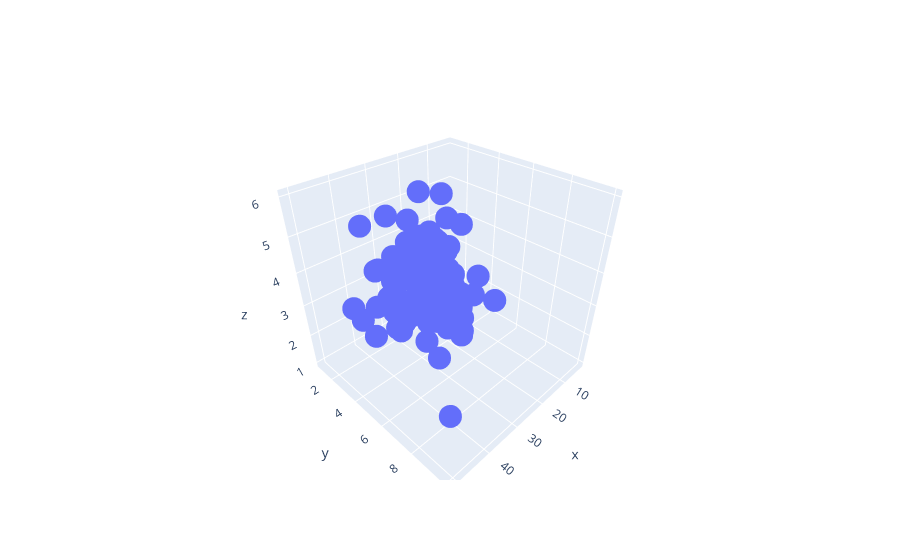

The notebook cell saved with this chart:
### Code cell
fig=go.Figure()
fig.add_trace(go.Scatter3d(x=tips['total_bill'],y=tips['tip'],z=tips['size'],mode='markers'))

### Figure 1 — Plotly figure (JSON) as saved in the notebook; plotly's stock layout.template omitted (floating-point values rounded to 4 significant figures; data arrays with more than 128 entries replaced by an {"elided": "..."} marker saying what was removed)
{"data": [{"mode": "markers", "type": "scatter3d", "x": {"elided": "244 float values"}, "y": {"elided": "244 float values"}, "z": {"elided": "244 int values"}}], "layout": {}}
